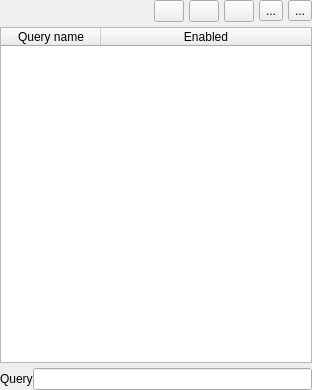
<?xml version="1.0" encoding="UTF-8"?>
<ui version="4.0">
 <class>searchCustomTable</class>
 <widget class="QWidget" name="searchCustomTable">
  <property name="geometry">
   <rect>
    <x>0</x>
    <y>0</y>
    <width>312</width>
    <height>390</height>
   </rect>
  </property>
  <property name="windowTitle">
   <string>Form</string>
  </property>
  <layout class="QVBoxLayout" name="verticalLayout">
   <property name="spacing">
    <number>0</number>
   </property>
   <property name="margin">
    <number>0</number>
   </property>
   <item>
    <layout class="QHBoxLayout" name="horizontalLayout_2">
     <property name="spacing">
      <number>5</number>
     </property>
     <property name="bottomMargin">
      <number>5</number>
     </property>
     <item>
      <spacer name="horizontalSpacer_2">
       <property name="orientation">
        <enum>Qt::Horizontal</enum>
       </property>
       <property name="sizeHint" stdset="0">
        <size>
         <width>40</width>
         <height>20</height>
        </size>
       </property>
      </spacer>
     </item>
     <item>
      <widget class="QPushButton" name="newButton">
       <property name="enabled">
        <bool>true</bool>
       </property>
       <property name="minimumSize">
        <size>
         <width>16</width>
         <height>16</height>
        </size>
       </property>
       <property name="maximumSize">
        <size>
         <width>30</width>
         <height>32</height>
        </size>
       </property>
       <property name="text">
        <string/>
       </property>
       <property name="icon">
        <iconset resource="gui.qrc">
         <normaloff>:/add.png</normaloff>:/add.png</iconset>
       </property>
       <property name="iconSize">
        <size>
         <width>16</width>
         <height>24</height>
        </size>
       </property>
      </widget>
     </item>
     <item>
      <widget class="QPushButton" name="deleteButton">
       <property name="maximumSize">
        <size>
         <width>30</width>
         <height>32</height>
        </size>
       </property>
       <property name="text">
        <string/>
       </property>
       <property name="icon">
        <iconset resource="gui.qrc">
         <normaloff>:/remove.png</normaloff>:/remove.png</iconset>
       </property>
       <property name="iconSize">
        <size>
         <width>16</width>
         <height>24</height>
        </size>
       </property>
      </widget>
     </item>
     <item>
      <widget class="QPushButton" name="editButton">
       <property name="maximumSize">
        <size>
         <width>30</width>
         <height>32</height>
        </size>
       </property>
       <property name="text">
        <string/>
       </property>
       <property name="icon">
        <iconset resource="gui.qrc">
         <normaloff>:/configure.png</normaloff>:/configure.png</iconset>
       </property>
       <property name="iconSize">
        <size>
         <width>24</width>
         <height>24</height>
        </size>
       </property>
      </widget>
     </item>
     <item>
      <widget class="QToolButton" name="saveButton">
       <property name="text">
        <string>...</string>
       </property>
       <property name="icon">
        <iconset resource="gui.qrc">
         <normaloff>:/filesave.png</normaloff>:/filesave.png</iconset>
       </property>
      </widget>
     </item>
     <item>
      <widget class="QToolButton" name="loadButton">
       <property name="text">
        <string>...</string>
       </property>
       <property name="icon">
        <iconset resource="gui.qrc">
         <normaloff>:/folder_documents_128.png</normaloff>:/folder_documents_128.png</iconset>
       </property>
      </widget>
     </item>
    </layout>
   </item>
   <item>
    <widget class="QTableWidget" name="table">
     <property name="columnCount">
      <number>2</number>
     </property>
     <attribute name="horizontalHeaderStretchLastSection">
      <bool>true</bool>
     </attribute>
     <column>
      <property name="text">
       <string>Query name</string>
      </property>
      <property name="icon">
       <iconset resource="gui.qrc">
        <normaloff>:/filter</normaloff>:/filter</iconset>
      </property>
     </column>
     <column>
      <property name="text">
       <string>Enabled</string>
      </property>
     </column>
    </widget>
   </item>
   <item>
    <layout class="QHBoxLayout" name="horizontalLayout">
     <property name="topMargin">
      <number>5</number>
     </property>
     <item>
      <widget class="QLabel" name="label">
       <property name="text">
        <string>Query</string>
       </property>
      </widget>
     </item>
     <item>
      <widget class="QLineEdit" name="queryEdit"/>
     </item>
    </layout>
   </item>
  </layout>
 </widget>
 <resources>
  <include location="gui.qrc"/>
 </resources>
 <connections/>
</ui>
